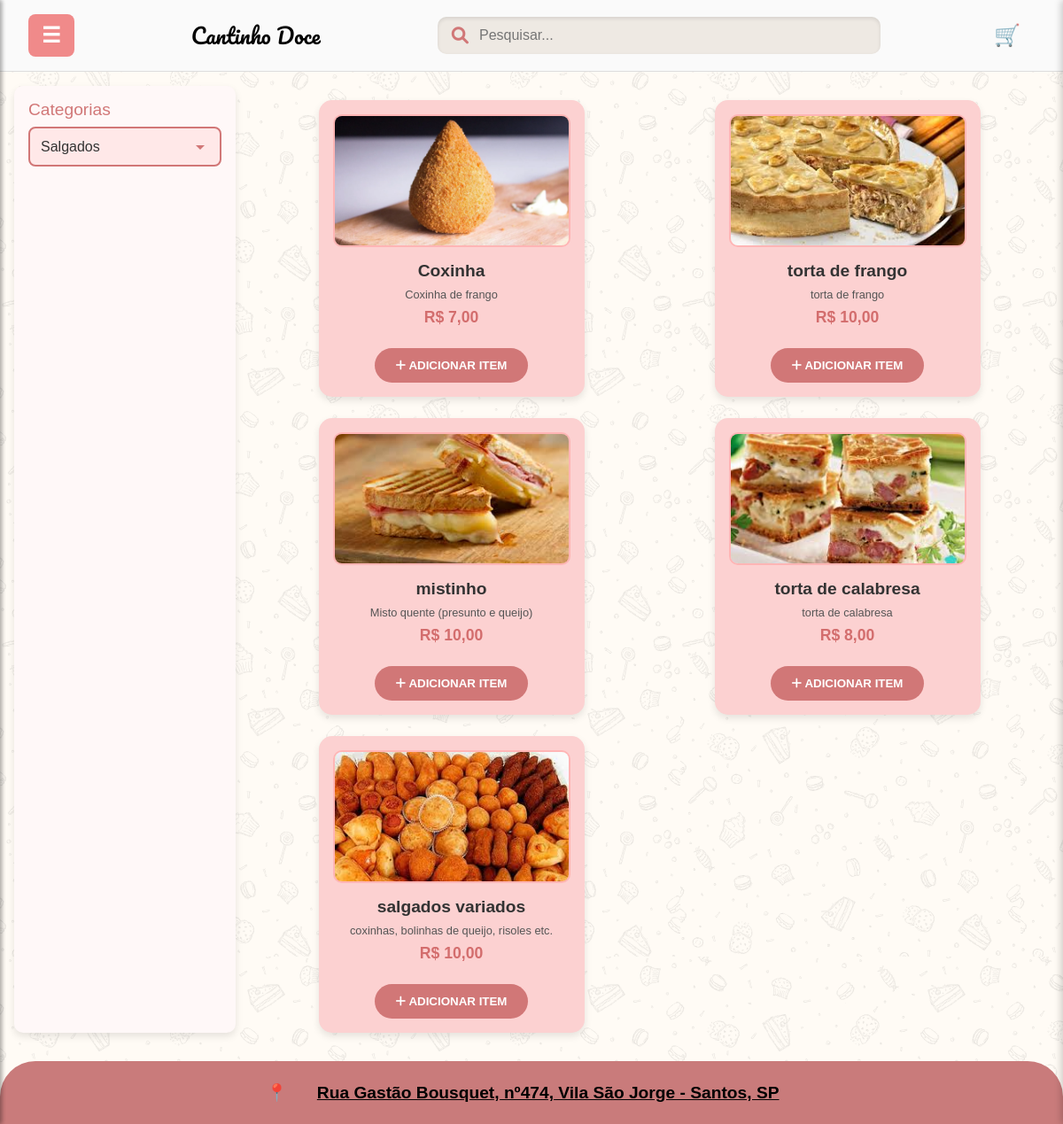
Page /CantinhoDoce/produtos.php?categoria=salgados on the committed database.
### tables this page shows
CREATE TABLE `produtos` (
  `id` int(11) NOT NULL,
  `nome` varchar(100) NOT NULL,
  `preco` decimal(10,2) NOT NULL,
  `descricao` varchar(300) NOT NULL,
  `imagem` varchar(255) NOT NULL,
  `categoria` varchar(200) NOT NULL
);

### CantinhoDoce/produtos.php (the view, shortened to what this page needs)
<?php
include 'conexao.php';
$searchTerm = isset($_GET['search']) ? $_GET['search'] : '';
if (!empty($searchTerm)) {
    $sql = "SELECT * FROM produtos WHERE nome LIKE ? OR descricao LIKE ?";
    $stmt = mysqli_prepare($conexao, $sql);
    $likeSearchTerm = "%" . $searchTerm . "%";
    mysqli_stmt_bind_param($stmt, "ss", $likeSearchTerm, $likeSearchTerm);
    mysqli_stmt_execute($stmt);
    $resultado = mysqli_stmt_get_result($stmt);
} else {
    $sql = "SELECT * FROM produtos";
    $resultado = mysqli_query($conexao, $sql);
}
$categoria = isset($_GET['categoria']) ? $_GET['categoria'] : 'todos';
if ($categoria !== 'todos') {
    $sql = "SELECT * FROM produtos WHERE categoria = ?";
    $stmt = mysqli_prepare($conexao, $sql);
    mysqli_stmt_bind_param($stmt, "s", $categoria);
    mysqli_stmt_execute($stmt);
    $resultado = mysqli_stmt_get_result($stmt);
} else {
    $sql = "SELECT * FROM produtos";
    $resultado = mysqli_query($conexao, $sql);
}
?>
<!DOCTYPE html>
<html lang="pt-BR">
<head>
  <link rel="stylesheet" href="https://cdnjs.cloudflare.com/ajax/libs/font-awesome/6.0.0-beta3/css/all.min.css">
</head>
<body>
  <header>
  <div class="menu-icon">☰</div>
    <div class="header-left">
        <div><a href="index.php" class="logo">Cantinho Doce</a></div>
    </div>
    <form action="produtos.php" method="get" class="search-bar">
        <button type="submit" aria-label="Pesquisar">
            <i class="fas fa-search search-icon"></i>
        </button>
        <input type="text" placeholder="Pesquisar..." name="search" value="<?= htmlspecialchars($searchTerm) ?>">
    </form>
    <div class="header-right">
        <br><div class="cart-icon" id="cart-toggle">🛒</div></br>
    </div>
  </header>
  <main class="main-container">
    <div class="category-filter sidebar">
      <label for="category">Categorias</label>
      <select id="category" name="category">
        <option value="salgados" <?= $categoria == 'salgados' ? 'selected' : '' ?>>Salgados</option>
      </select>
    </div>
    <section class="produtos-container">
      <?php
      if (mysqli_num_rows($resultado) > 0) {
          while ($produto = mysqli_fetch_assoc($resultado)) {
              echo '<div class="produto-card">';
              echo '<img src="' . htmlspecialchars($produto['imagem']) . '" alt="' . htmlspecialchars($produto['nome']) . '">';
              echo '<div class="produto-info">';
              echo '<h3>' . htmlspecialchars($produto['nome']) . '</h3>';
              echo '<p class="descricao">' . htmlspecialchars($produto['descricao']) . '</p>';
              echo '<p class="preco">R$ ' . number_format($produto['preco'], 2, ',', '.') . '</p>';
              echo '</div>';
              echo '<button class="add-to-cart-btn"
                        data-id="' . htmlspecialchars($produto['id']) . '"
                        data-nome="' . htmlspecialchars($produto['nome']) . '"
                        data-preco="' . htmlspecialchars($produto['preco']) . '"
                        data-imagem="' . htmlspecialchars($produto['imagem']) . '">
                        <i class="fas fa-plus"></i> Adicionar Item
                      </button>';
              echo '</div>';
          }
      } else {
          echo '<p>Nenhum produto encontrado.</p>';
      }
      ?>
    </section>
  </main>
  <footer>
    <span style="margin-right: 0.5rem;">📍</span>
    <a href="https://www.google.com/maps/place/Rua+Gastão+Bousquet,+474+-+Vila+S%C3%A3o+Jorge,+Santos"
       target="_blank"
       style="color: black; text-decoration: underline;">
      Rua Gastão Bousquet, nº474, Vila São Jorge - Santos, SP
    </a>
  </footer>
</body>
</html>

### CantinhoDoce/produtos.php (style rules this page uses)
* { margin: 0; padding: 0; box-sizing: border-box; }
body { font-family: Arial, sans-serif; background-color: #fff; display: flex; flex-direction: column; min-height: 100vh; background-image: url('imagens/CantinhoDoce.png'); }
header { background-color: #fafafa; display: flex; align-items: center; justify-content: space-between; padding: 1rem 2rem; border-bottom: 1px solid #ddd; }
.header-left, .header-right { display: flex; align-items: center; gap: 1rem; }
.logo { font-family: 'Pacifico', cursive; font-size: 1.5rem; color:rgb(0, 0, 0); }
.search-bar { display: flex; align-items: center; background-color: #eee9e3; border-radius: 10px; padding: 0.5rem 1rem; box-shadow: inset 0 2px 4px rgba(0,0,0,0.1); width: 100%; max-width: 500px; }
.search-bar input { border: none; background: none; outline: none; padding: 0.25rem; flex-grow: 1; font-size: 1rem; color: #333; }
.search-bar button { background: none; border: none; color: #f08a8a; cursor: pointer; }
.search-bar .search-icon { font-size: 1.2rem; color: #D17777; margin-right: 0.5rem; }
.cart-icon, .user-icon { font-size: 1.5rem; cursor: pointer; color: #f08a8a; }
.main-container { display: flex; flex-grow: 1; padding: 1rem; gap: 1rem; }
.sidebar { background-color: #fff8f8; width: 250px; padding: 1rem; border-radius: 10px; box-shadow: 0 4px 8px rgba(0,0,0,0.1); }
.category-filter { padding: 1rem; border-radius: 10px; background-color: #fff8f8; box-shadow: 0 4px 8px rgba(0,0,0,0.1); margin-bottom: 1rem; }
.category-filter label { display: block; font-family: 'Chonburi', cursive; font-size: 1.2rem; color: #D17777; margin-bottom: 0.5rem; font-family: Arial, sans-serif; }
.category-filter select { width: 100%; padding: 0.75rem; border: 2px solid #D17777; border-radius: 8px; background-color: #ffe8e8; font-size: 1rem; color: #333; cursor: pointer; -webkit-appearance: none; -moz-appearance: none; appearance: none; background-repeat: no-repeat; background-position: right 10px center; }
.produtos-container { flex-grow: 1; display: grid; grid-template-columns: repeat(auto-fit, minmax(280px, 1fr)); gap: 1.5rem; padding: 1rem; justify-items: center; }
.produto-card { background-color:rgb(252, 209, 209);; border-radius: 15px; padding: 1rem; box-shadow: 0 4px 8px rgba(0,0,0,0.1); display: flex; flex-direction: column; align-items: center; width: 100%; max-width: 300px; position: relative; }
.produto-card img { width: 100%; height: 150px; object-fit: cover; border-radius: 10px; margin-bottom: 0.5rem; border: 2px solid #ffb5b5; }
.produto-info { text-align: center; flex-grow: 1; width: 100%; }
.produto-info h3 { font-family: 'Chonburi', cursive; font-size: 1.2rem; color: #333; margin: 0.5rem 0; font-family: Arial, sans-serif; }
.produto-info .descricao { font-size: 0.8rem; color: #555; margin-bottom: 0.5rem; }
.produto-info .preco { font-weight: bold; font-size: 1.1rem; color:rgb(211, 109, 109); margin: 0.5rem 0; }
.add-to-cart-btn { background-color: #D17777; color: white; border: none; padding: 0.75rem 1.5rem; border-radius: 20px; cursor: pointer; font-weight: bold; text-transform: uppercase; margin-top: 1rem; }
footer { background-color: #c97b7b; color: black; padding: 1.5rem; text-align: center; font-size: 1.2rem; font-weight: bold; border-radius: 40px 40px 0 0; margin-top: auto; }
a { color: black; text-decoration: none; margin: 20px }
.menu-icon { font-size: 1.5rem; cursor: pointer; background-color: #f08a8a; border: none; padding: 10px 15px; border-radius: 8px; color: white; font-weight: bold; z-index: 1000; font-family: 'Arial', fantasy; }

### rows in the picture
produtos: imagem (picture), nome "Coxinha", descricao "Coxinha de frango", preco "7,00"
produtos: imagem (picture), nome "torta de frango", descricao "torta de frango", preco "10,00"
produtos: imagem (picture), nome "mistinho", descricao "Misto quente (presunto e queijo)", preco "10,00"
produtos: imagem (picture), nome "torta de calabresa", descricao "torta de calabresa", preco "8,00"
produtos: imagem (picture), nome "salgados variados", descricao "coxinhas, bolinhas de queijo, risoles etc.", preco "10,00"
